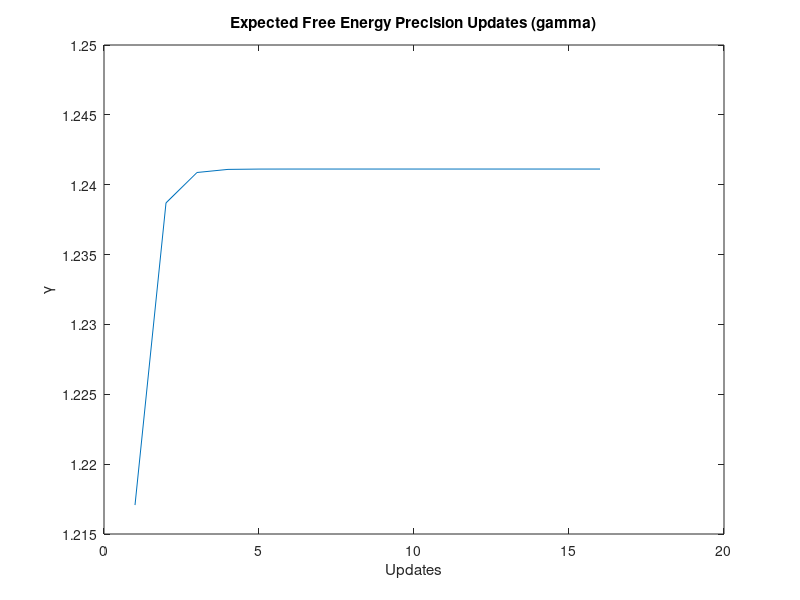

The MATLAB source for this figure:
%% Example code for simulating expected free energy precision (beta/gamma) updates
% (associated with dopamine in the neural process theory)

% Supplementary Code for: A Step-by-Step Tutorial on Active Inference Modelling and its 
% Application to Empirical Data

% By: Ryan Smith, Karl J. Friston, Christopher J. Whyte

%%%%%%%%%%%%%%%%%%%%%%%%%%%%%%%%%%%%%%%%%%%%%%%%%%%%%%%%%%%%%%%%%%%%%%%%%%%

clear all
close all

% Here you can set the number of policies and the distributions that
% contribute to prior and posterior policy precision

E = [1 1 1 1 1]';                             % Set a fixed-form prior distribution 
                                              % over policies (habits)

G = [12.505 9.51 12.5034 12.505 12.505]';     % Set an example expected 
                                              % free energy distribution over policies

F = [17.0207 1.7321 1.7321 17.0387 17.0387]'; % Set an example variational 
                                              % free energy distribution over 
                                              % policies after a new observation


gamma_0 = 1;                 % Starting expected free energy precision value
gamma = gamma_0;             % Initial expected free energy precision to be updated
beta_prior = 1/gamma;        % Initial prior on expected free energy precision
beta_posterior = beta_prior; % Initial posterior on expected free energy precision
 

for ni = 1:16 % number of variational updates (16)

    % calculate prior and posterior over policies (see main text for 
    % explanation of equations) 

    pi_0 = exp(log(E) - gamma*G)/sum(exp(log(E) - gamma*G)); % prior over policies

    pi_posterior = exp(log(E) - gamma*G - F)/sum(exp(log(E) - gamma*G - F)); % posterior 
                                                                             % over policies
    % calculate expected free energy precision 

    beta_update = (pi_posterior - pi_0)'*-G; % calculate update

    dFd_gamma = beta_posterior - beta_prior + beta_update; % partial derivative of F 
                                                           % with respect to gamma 
                                                           % (recall gamma = 1/beta)
    
    beta_posterior = beta_posterior - dFd_gamma/2; % update posterior precision 
                                                   % estimate (with step size of 2, which reduces 
                                                   % the magnitude of each update and can promote 
                                                   % stable convergence)

    gamma = 1/beta_posterior; % update expected free energy precision

    % simulate dopamine responses

    n = ni;

    gamma_dopamine(n,1) = gamma; % simulated neural encoding of precision
                                 % (beta_posterior^-1) at each iteration of 
                                 % variational updating

    policies_neural(:,n) = pi_posterior; % neural encoding of posterior over policies at 
                                         % each iteration of variational updating


end 

%% Show Results

disp(' ');
disp('Policy Prior:');
disp(pi_0);
disp(' ');
disp('Policy Posterior:');
disp(pi_posterior);
disp(' ');
disp('Policy Difference Vector:');
disp(pi_posterior-pi_0);
disp(' ');
disp('Negative Expected Free Energy:');
disp(-G);
disp(' ');
disp('Prior G Precision (Prior Gamma):');
disp(gamma_0);
disp(' ');
disp('Posterior G Precision (Prior Gamma):');
disp(gamma);
disp(' ');

plot(gamma_dopamine);
title('Expected Free Energy Precision Updates (gamma)');
xlabel('Updates');
ylabel('\gamma');

% uncomment if you want to show firing rates encoding beliefs about each
% policy (columns = policies, rows = updates over time)

% disp('Firing rates encoding beliefs over policies:');
% disp(policies_neural');
% disp(' ');
